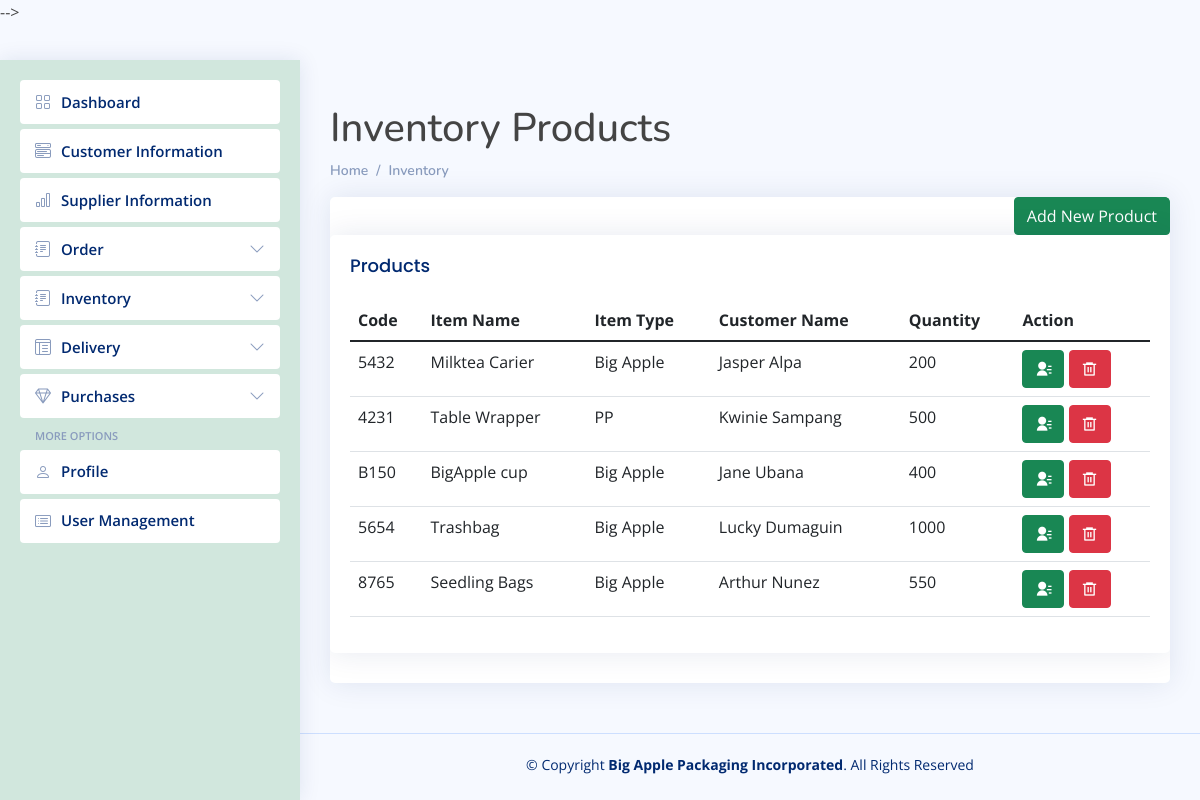
Screenshot of /inventory-products.php with the database file from the repository.
### tables this page shows
CREATE TABLE `products` (
  `id` int(255) NOT NULL,
  `itemcode` varchar(255) NOT NULL,
  `itemname` varchar(255) NOT NULL,
  `itemtype` varchar(255) NOT NULL,
  `customername` varchar(255) NOT NULL,
  `quantity` varchar(255) NOT NULL
);

### inventory-products.php (the view, shortened to what this page needs)
<?php require_once 'header-sidebar.php';
require_once 'includes/load.php'; ?>
<main id="main" class="main">
  <h1>Inventory Products</h1>
  <div class="pagetitle">
    <nav>
      <ol class="breadcrumb">
        <li class="breadcrumb-item"><a href="index.html">Home</a></li>
        <li class="breadcrumb-item"><a href="inventory-products.php">Inventory</a></li>
      </ol>
    </nav>
  </div>
  <section class="section">
    <div class="row">
      <div class="">
        <div class="card">
          <div class="d-grid gap-2 d-md-flex justify-content-md-end">
            <a href="inventory-products-add.php"><button type="button" class="btn btn-success">Add New Product</button></a>
          </div>
          <div class="card">
            <div class="card-body">
              <h5 class="card-title">Products</h5>
              <table class="table table-hover">
                <thead>
                  <tr>
                    <th scope="col">Code</th>
                    <th scope="col">Item Name</th>
                    <th scope="col">Item Type</th>
                    <th scope="col">Customer Name</th>
                    <th scope="col">Quantity</th>
                    <th scope="col">Action</th>
                  </tr>
                </thead>
                <tbody>
                  <?php
                  require_once 'conndb.php';
                  $query = mysqli_query($data, "SELECT * FROM products");
                  while ($row = mysqli_fetch_array($query)) {
                  ?>
                    <tr>
                      <td><?php echo $row['itemcode']; ?></td>
                      <td><?php echo $row['itemname']; ?></td>
                      <td><?php echo $row['itemtype']; ?></td>
                      <td><?php echo $row['customername']; ?></td>
                      <td><?php echo $row['quantity']; ?></td>
                      <td>
                        <a href="edit-inv-products.php?edit=<?php echo $row['id']; ?>"><button class="btn btn-success ri-contacts-fill" type="button" data-toggle="tooltip" data-placement="top" title="Edit"></button></a>
                        <a href='delete-inv-products.php?delete=<?php echo $row['id']; ?>'><button class="btn btn-danger ri-delete-bin-6-line" name="btnDelete" type="button" data-toggle="tooltip" data-placement="top" title="Delete"></button></a>
                      </td>
                    </tr>
                  <?php } ?>
                </tbody>
              </table>
            </div>
          </div>
        </div>
  </section>
</main>
<footer id="footer" class="footer">
  <div class="copyright">
    &copy; Copyright <strong><span>Big Apple Packaging Incorporated</span></strong>. All Rights Reserved
  </div>
  <div class="credits">
  </div>
</footer>
<?php require_once 'footerdemo.php' ?>
</body>
</html>

### assets/css/style.css (style rules this page uses)
:root { scroll-behavior: smooth; }
body { font-family: "Open Sans", sans-serif; background: #f6f9ff; color: #444444; }
a { color: #4154f1; text-decoration: none; }
h1, h2, h3, h4, h5, h6 { font-family: "Nunito", sans-serif; }
#main { margin-top: 60px; padding: 20px 30px; transition: all 0.3s; }
.pagetitle { margin-bottom: 10px; }
.card { margin-bottom: 30px; border: none; border-radius: 5px; box-shadow: 0px 0 30px rgba(1, 41, 112, 0.1); overflow: hidden; }
.card-title { padding: 20px 0 15px 0; font-size: 18px; font-weight: 500; color: #012970; font-family: "Poppins", sans-serif; }
.card-body { padding: 0 20px 20px 20px; }
.breadcrumb { font-size: 14px; font-family: "Nunito", sans-serif; color: #899bbd; font-weight: 600; }
.breadcrumb a { color: #899bbd; transition: 0.3s; }
.breadcrumb .breadcrumb-item::before { color: #899bbd; }
@media (min-width: 1200px) { #main, #footer { margin-left: 300px; } }
.footer { padding: 20px 0; font-size: 14px; transition: all 0.3s; border-top: 1px solid #cddfff; }
.footer .copyright { text-align: center; color: #012970; }
.footer .credits { padding-top: 5px; text-align: center; font-size: 13px; color: #012970; }

### rows the page displays
products: itemcode "5432", itemname "Milktea Carier", itemtype "Big Apple", customername "Jasper Alpa", quantity "200"
products: itemcode "4231", itemname "Table Wrapper", itemtype "PP", customername "Kwinie Sampang", quantity "500"
products: itemcode "B150", itemname "BigApple cup", itemtype "Big Apple", customername "Jane Ubana", quantity "400"
products: itemcode "5654", itemname "Trashbag", itemtype "Big Apple", customername "Lucky Dumaguin", quantity "1000"
products: itemcode "8765", itemname "Seedling Bags", itemtype "Big Apple", customername "Arthur Nunez", quantity "550"
